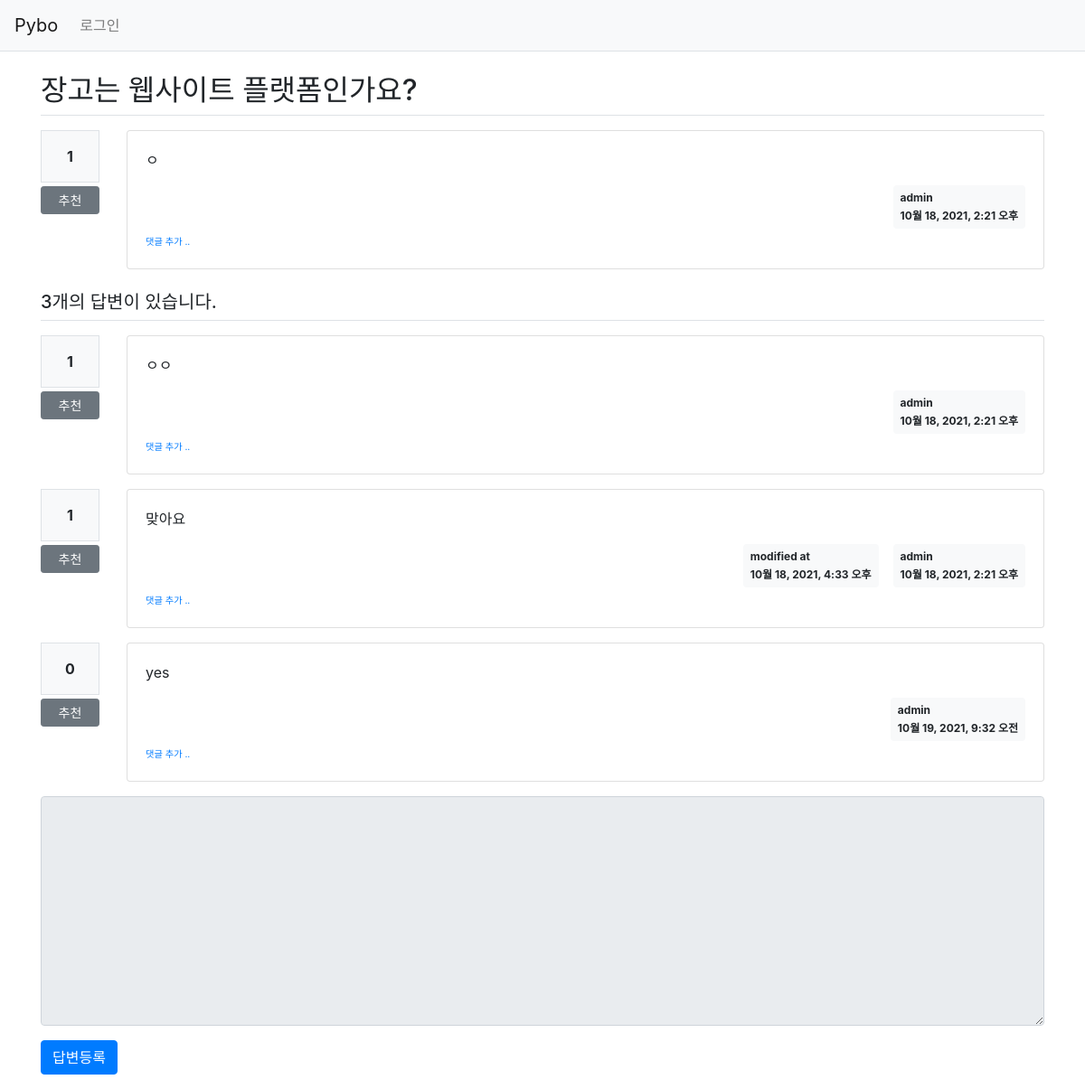
Page /pybo/305/ on the committed database.
### pybo/models.py (models this page shows, shortened)
class Question(models.Model):
    author = models.ForeignKey(User, on_delete=models.CASCADE, related_name='author_question')
    subject = models.CharField(max_length=200)
    content = models.TextField()
    create_date = models.DateTimeField()
    modify_date = models.DateTimeField(null=True, blank=True)
    voter = models.ManyToManyField(User, related_name='voter_question')

class Answer(models.Model):
    author = models.ForeignKey(User, on_delete=models.CASCADE, related_name='author_answer')
    question = models.ForeignKey(Question, on_delete=models.CASCADE)
    content = models.TextField()
    create_date = models.DateTimeField()
    modify_date = models.DateTimeField(null=True, blank=True)
    voter = models.ManyToManyField(User, related_name='voter_answer')

### pybo/views/base_views.py (the view)
# urls.py: path('<int:question_id>/', base_views.detail, name='detail'),
def detail(request, question_id):
    question = get_object_or_404(Question, pk=question_id)
    context = {'question': question}
    return render(request, 'pybo/question_detail.html', context)

### pybo/templatetags/pybo_filter.py (called while the page is built)
@register.filter()
def mark(value):
    extensions = ["nl2br", "fenced_code"]
    return mark_safe(markdown.markdown(value, extensions=extensions))

### templates/pybo/question_detail.html (shortened to what this page needs)
{% extends 'base.html' %}
{% load pybo_filter %}
{% block content %}
<div class="container my-3">
    <h2 class="border-bottom py-2">{{ question.subject }}</h2>
    <div class="row my-3">
        <div class="col-1">
            <div class="bg-light text-center p-3 border font-weight-bolder mb-1">{{question.voter.count}}</div>
            <a href="#" data-uri="{% url 'pybo:vote_question' question.id  %}"
               class="recommend btn btn-sm btn-secondary btn-block my-1">추천</a>
        </div>
        <div class="col-11">
            <div class="card">
                <div class="card-body">
                    <div class="card-text">{{ question.content|mark }}</div>
                    <div class="d-flex justify-content-end">
                        <div class="badge badge-light p-2 text-left">
                            <div class="mb-2">{{ question.author.username }}</div>
                            <div>{{ question.create_date }}</div>
                        </div>
                    </div>
                    <div>
                        <a href="{% url 'pybo:comment_create_question' question.id  %}"
                           class="small"><small>댓글 추가 ..</small></a>
                    </div>
                </div>
            </div>
        </div>
    </div>
    <h5 class="border-bottom my-3 py-2">{{question.answer_set.count}}개의 답변이 있습니다.</h5>
    {% for answer in question.answer_set.all %}
    <div class="row my-3">
        <div class="col-1">
            <div class="bg-light text-center p-3 border font-weight-bolder mb-1">{{answer.voter.count}}</div>
            <a href="#" data-uri="{% url 'pybo:vote_answer' answer.id  %}"
                class="recommend btn btn-sm btn-secondary btn-block my-1">추천</a>
        </div>
        <div class="col-11">
            <div class="card">
                <div class="card-body">
                    <div class="card-text">{{ answer.content|mark }}</div>
                    <div class="d-flex justify-content-end">
                        {% if answer.modify_date %}
                        <div class="badge badge-light p-2 text-left mx-3">
                            <div class="mb-2">modified at</div>
                            <div>{{ answer.modify_date }}</div>
                        </div>
                        {% endif %}
                        <div class="badge badge-light p-2 text-left">
                            <div class="mb-2">{{ answer.author.username }}</div>
                            <div>{{ answer.create_date }}</div>
                        </div>
                    </div>
                    <div>
                        <a href="{% url 'pybo:comment_create_answer' answer.id  %}"
                           class="small"><small>댓글 추가 ..</small></a>
                    </div>
                </div>
            </div>
        </div>
    </div>
    {% endfor %}
    <form action="{% url 'pybo:answer_create' question.id %}" method="post" class="my-3">
        <div class="form-group">
            <textarea {% if not user.is_authenticated %}disabled{% endif %}
              name="content" id="content" class="form-control" rows="10"></textarea>
        </div>
        <input type="submit" value="답변등록" class="btn btn-primary">
    </form>
</div>
{% endblock %}

### rows in the picture
Question: subject "장고는 웹사이트 플랫폼인가요?", voter.count "1", content|mark "ㅇ", author.username "admin", create_date "10월 18, 2021, 2:21 오후", answer_set.count "3"
Answer: voter.count "1", content|mark "ㅇㅇ", author.username "admin", create_date "10월 18, 2021, 2:21 오후"
Answer: voter.count "1", content|mark "맞아요", modify_date "10월 18, 2021, 4:33 오후", author.username "admin", create_date "10월 18, 2021, 2:21 오후"
Answer: voter.count "0", content|mark "yes", author.username "admin", create_date "10월 19, 2021, 9:32 오전"
